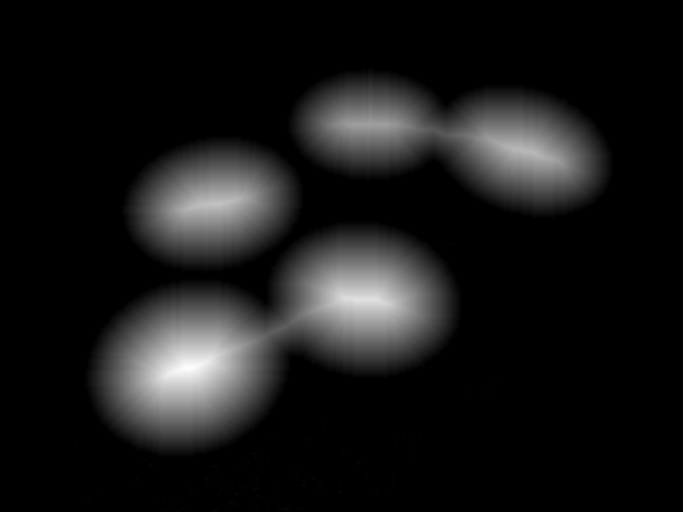
#> input picture hw/circles.png, 683 x 512 px
$ python mwagner_hw8.py   (Python 2 division)   (older library calls are emulated)
#> lines starting #> are read from the running program, lines starting #| are printed output that depends on the picture; long printed decimals are rounded
# Max Wagner


import numpy
import scipy.ndimage as ndimage
import scipy.misc as misc


def image_processing(image):
#> called with image = 'circles.png'
    flattened = misc.imread(image, flatten = True) # read and flatten image
#> flattened: shape (512, 683) float32; min 0, max 254, mean 24.1
    smoothed = ndimage.gaussian_filter(flattened, 2) # smooth with gauss, filter value 2
    label_matrix, count = ndimage.label(smoothed > 90) # save count of things
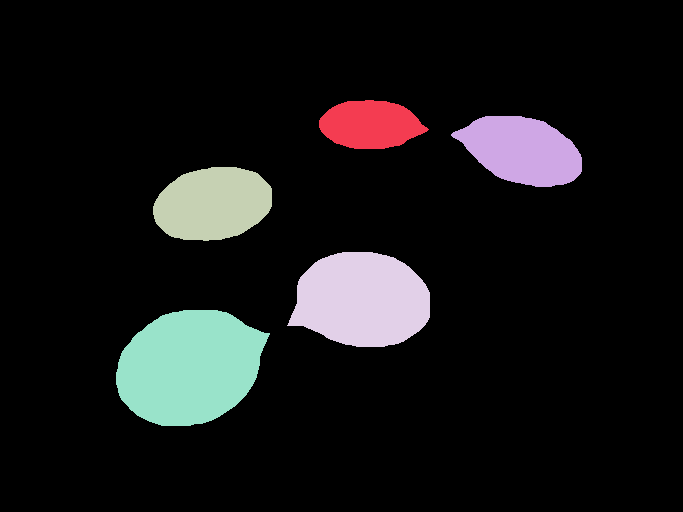
#> label_matrix: shape (512, 683) int32; 6 distinct labels, from 0 to 5; one colour per label, 0 black
#> count = 5
    print "There are " + str(count) + " centers." # print count of things
#| There are 5 centers.
    find_centers(smoothed, label_matrix, count) # find and print centers


def find_centers(image, label_matrix, count):
#> called with count = 5
    centers = numpy.array(ndimage.center_of_mass(image, label_matrix, range(1, count + 1))) # find centers
#> centers = [[124.3, 369.8], [150, 522.1], [203.5, 212.5], [299.5, 361.8], [366.9, 188.8]]
    for center in centers:
        print "A center is located at: " + str(center)
#> this loop made 5 passes
#| A center is located at: [124.292 369.785]
#| A center is located at: [150.050 522.077]
#| A center is located at: [203.527 212.484]
#| A center is located at: [299.476 361.797]
#| A center is located at: [366.857 188.766]


print "############################# circles.png #############################"
image_processing('circles.png')
print "#######################################################################"

print "\n############################# objects.png #############################"
image_processing('objects.png')
#> call 2 of image_processing, with image = 'objects.png'
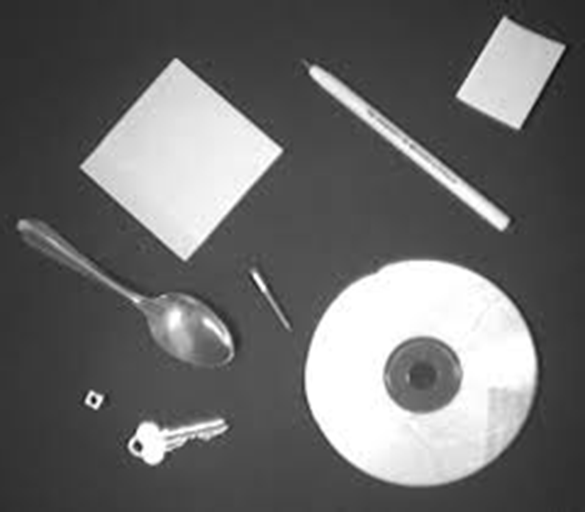
#> input picture hw/objects.png, 585 x 512 px
#> in image_processing (call 2), `label_matrix, count = ndimage.label(smoothed > 90)`:
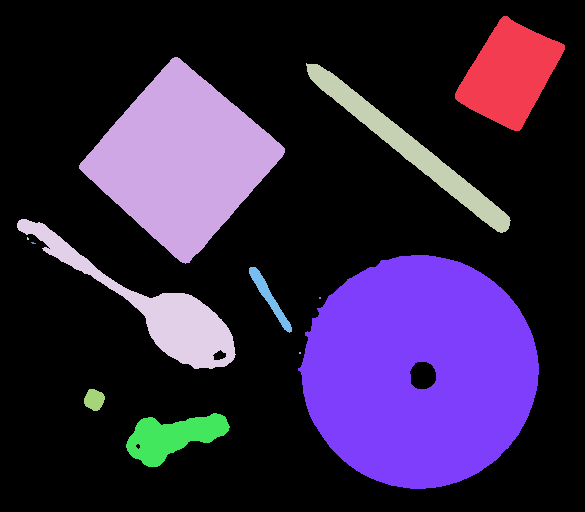
#> label_matrix: shape (512, 585) int32; 13 distinct labels, from 0 to 12; one colour per label, 0 black
#> in image_processing (call 2), `label_matrix, count = ndimage.label(smoothed > 90)`: count = 12
#| There are 12 centers.
#> the loop in find_centers (call 2), `for center in centers:` made 12 passes
#> center on passes 1 to 12: [74.21, 508.5], [160.1, 182.7], [149, 410.6], [311.5, 159.7], [238.2, 27.4], [242.6, 32.86], [370, 418.2], [295.5, 267.9], [297.5, 319.5], [352.5, 299.5], [399.4, 93.88], [437.1, 170]
#| A center is located at: [ 74.206 508.506]
#| A center is located at: [160.104 182.735]
#| A center is located at: [148.994 410.584 ]
#| A center is located at: [311.453  159.706]
#| A center is located at: [238.199   27.399]
#| A center is located at: [242.572  32.856]
#| A center is located at: [369.991 418.156 ]
#| A center is located at: [295.511 267.870]
#> (further printed lines are left out)
print "#######################################################################"

print "\n############################# peppers.png #############################"
image_processing('peppers.png')
#> call 3 of image_processing, with image = 'peppers.png'
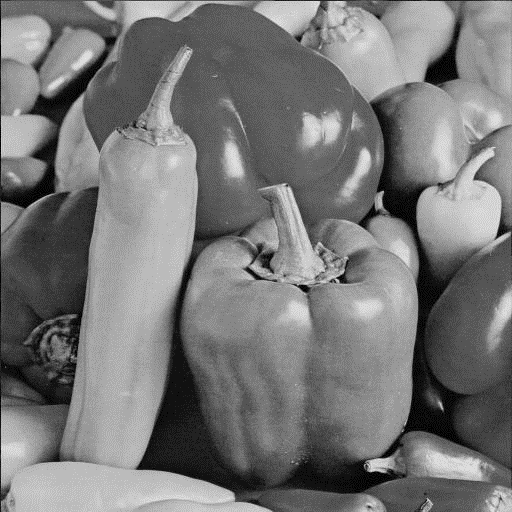
#> input picture hw/peppers.png, 512 x 512 px
#> in image_processing (call 3), `smoothed = ndimage.gaussian_filter(flattened, 2)`:
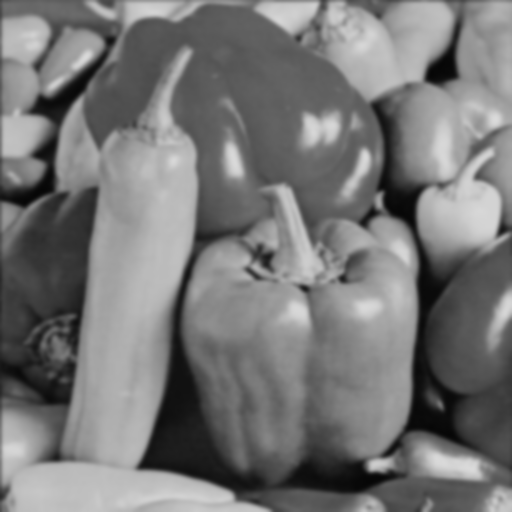
#> smoothed: shape (512, 512) float32; min 6.42, max 219.1, mean 119.3
#> in image_processing (call 3), `label_matrix, count = ndimage.label(smoothed > 90)`:
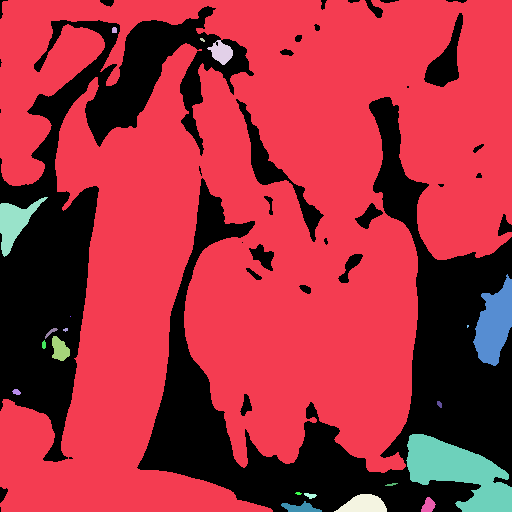
#> label_matrix: shape (512, 512) int32; 22 distinct labels, from 0 to 21; one colour per label, 0 black
#> in image_processing (call 3), `label_matrix, count = ndimage.label(smoothed > 90)`: count = 21
#| There are 21 centers.
#> in find_centers (call 3), `centers = numpy.array(ndimage.center_of_mass(image, label_matrix, rang..`: centers = 21 rows, first 8: [232.6, 250.7], [29.68, 114], [39.38, 202], [52.01, 221], [221.7, 13.61], [322.1, 495.6], [316, 70], [325.8, 467.4]
print "#######################################################################"
